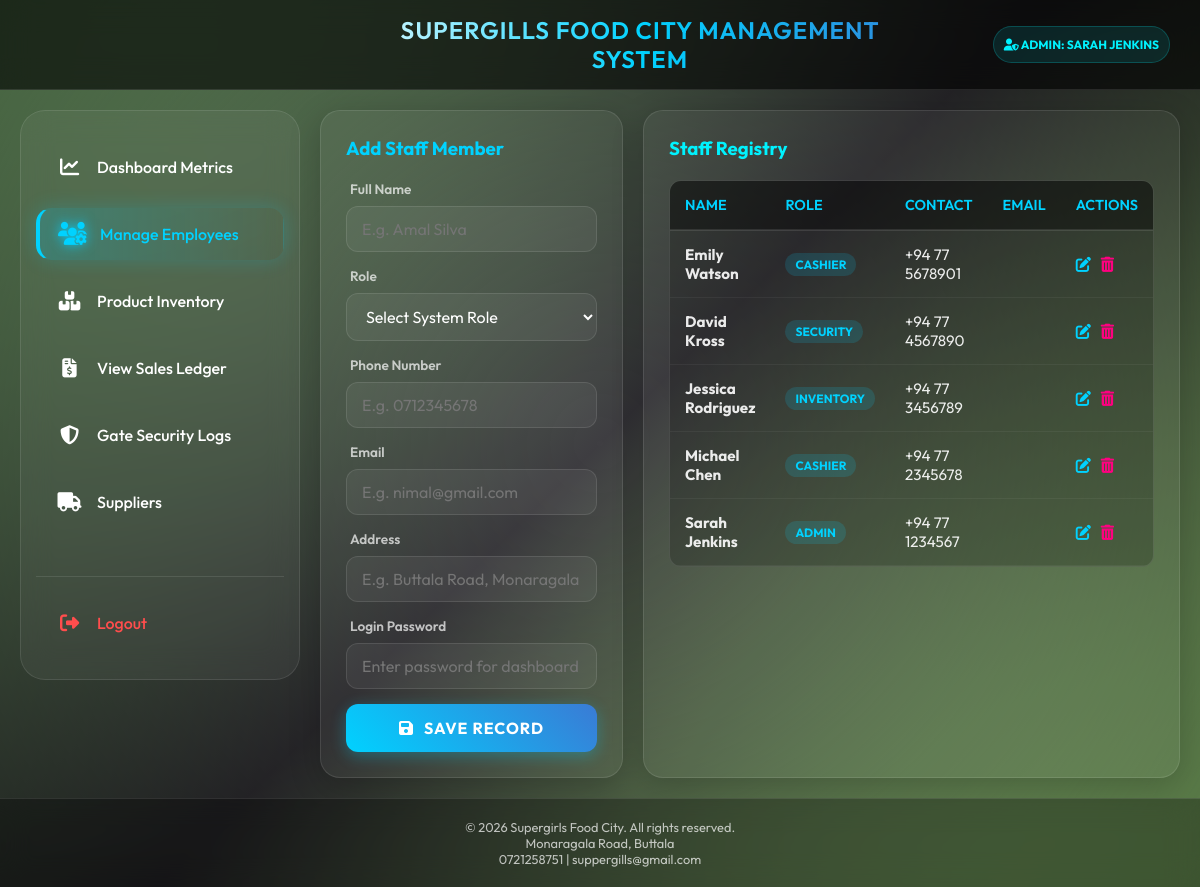
The app's page /admin_dashbord.php?tab=employees (signed in) with its own data.
### tables this page shows
CREATE TABLE `employee` (
  `employee_id` INT AUTO_INCREMENT PRIMARY KEY,
  `employee_code` VARCHAR(20) UNIQUE NOT NULL COMMENT 'e.g. EMP001',
  `employee_name` VARCHAR(100) NOT NULL,
  `contact` VARCHAR(20) NOT NULL,
  `address` VARCHAR(255) NOT NULL,
  `role` ENUM('admin', 'cashier', 'inventory', 'security') NOT NULL,
  `password` VARCHAR(255) NOT NULL COMMENT 'Hashed password using password_hash()',
  `status` VARCHAR(20) DEFAULT 'Active' COMMENT 'Active, Suspended, Inactive',
  `managed_by` INT DEFAULT NULL COMMENT 'Self-referencing manager or admin reference',
  `created_at` TIMESTAMP DEFAULT CURRENT_TIMESTAMP
);

### admin_dashbord.php (the view, shortened to what this page needs)
<?php
require_once 'config.php';
$conn->query("CREATE TABLE IF NOT EXISTS supplier (
    supplier_id INT AUTO_INCREMENT PRIMARY KEY,
    supplier_name VARCHAR(100) NOT NULL,
    contact VARCHAR(20) NOT NULL,
    email VARCHAR(100) NOT NULL UNIQUE,
    address VARCHAR(255) NOT NULL,
    product VARCHAR(255) NOT NULL,
    brand VARCHAR(255) NOT NULL,
    created_at TIMESTAMP DEFAULT CURRENT_TIMESTAMP
) ENGINE=InnoDB DEFAULT CHARSET=utf8mb4 COLLATE=utf8mb4_unicode_ci");
$conn->query("INSERT IGNORE INTO category (category_id, category_name) VALUES
(1, 'Dairy & Coolers'), (2, 'Fresh Produce'), (3, 'Bakery'), (4, 'Beverages'), (5, 'Snacks')");
$edit_emp = null;
$active_tab = $_GET['tab'] ?? 'dashboard';
?>
<!DOCTYPE html>
<html lang="en">
<head>
    <link rel="stylesheet" href="https://cdnjs.cloudflare.com/ajax/libs/font-awesome/6.4.0/css/all.min.css">
    <link rel="stylesheet" href="style.css">
</head>
<body>
    <div class="bg-overlay"></div>
    <header class="main-header">
        <div class="header-center">
            <h1>SuperGills Food City Management <br> System</h1>
        </div>
        <div class="header-right">
            <span class="status-badge status-safe" style="padding: 10px; font-weight: bold;">
                <i class="fas fa-user-shield"></i> Admin: <?php echo htmlspecialchars($_SESSION['username']); ?>
            </span>
        </div>
    </header>
    <div class="dashboard-container">
        <aside class="sidebar">
            <a href="admin_dashbord.php?tab=dashboard" class="nav-item <?php echo $active_tab === 'dashboard' ? 'active' : ''; ?>">
                <i class="fas fa-chart-line"></i> Dashboard Metrics
            </a>
            <a href="admin_dashbord.php?tab=employees" class="nav-item <?php echo $active_tab === 'employees' ? 'active' : ''; ?>">
                <i class="fas fa-users-cog"></i> Manage Employees
            </a>
            <a href="admin_dashbord.php?tab=products" class="nav-item <?php echo $active_tab === 'products' ? 'active' : ''; ?>">
                <i class="fas fa-boxes"></i> Product Inventory
            </a>
            <a href="admin_dashbord.php?tab=sales" class="nav-item <?php echo $active_tab === 'sales' ? 'active' : ''; ?>">
                <i class="fas fa-file-invoice-dollar"></i> View Sales Ledger
            </a>
            <a href="admin_dashbord.php?tab=security" class="nav-item <?php echo $active_tab === 'security' ? 'active' : ''; ?>">
                <i class="fas fa-shield-halved"></i> Gate Security Logs
            </a>
            <a href="admin_dashbord.php?tab=suppluyer" class="nav-item <?php echo $active_tab === 'suppluyer' ? 'active' : ''; ?>">
                <i class="fas fa-truck"></i> Suppliers
            </a>
            <div style="margin-top: auto; border-top: 1px solid var(--glass-border); padding-top: 20px;">
                <a href="index.php?action=logout" class="nav-item" style="color: #ff4d4d;">
                    <i class="fas fa-sign-out-alt"></i> Logout
                </a>
            </div>
        </aside>
        <main class="main-content">
            <?php if ($active_tab === 'employees'): ?>
                <section id="employees" class="view-section active">
                    <div class="grid-2">
                        <div class="glass-card">
                            <h3 style="color: var(--primary-color); margin-bottom: 20px;">
                                <?php echo $edit_emp ? 'Edit Staff Credentials' : 'Add Staff Member'; ?>
                            </h3>
                            <form action="admin_dashbord.php?tab=employees" method="POST">
                                <div class="input-group">
                                    <label>Full Name</label>
                                    <input type="text" name="employee_name" value="<?php echo $edit_emp ? htmlspecialchars($edit_emp['employee_name']) : ''; ?>" placeholder="E.g. Amal Silva" required>
                                </div>
                                <div class="input-group">
                                    <label>Role</label>
                                    <select name="role" required>
                                        <option value="" disabled <?php echo !$edit_emp ? 'selected' : ''; ?>>Select System Role</option>
                                    </select>
                                </div>
                                <div class="input-group">
                                    <label>Phone Number</label>
                                    <input type="text" name="contact" value="<?php echo $edit_emp ? htmlspecialchars($edit_emp['contact']) : ''; ?>" placeholder="E.g. 0712345678" required>
                                </div>
                                <div class="input-group">
                                    <label>Email</label>
                                    <input type="email" name="email" value="<?php echo $edit_emp ? htmlspecialchars($edit_emp['email']) : ''; ?>" placeholder="E.g. nimal@gmail.com" required>
                                </div>
                                <div class="input-group">
                                    <label>Address</label>
                                    <input type="text" name="address" value="<?php echo $edit_emp ? htmlspecialchars($edit_emp['address']) : ''; ?>" placeholder="E.g. Buttala Road, Monaragala" required>
                                </div>
                                <div class="input-group">
                                    <label>Login Password</label>
                                    <input type="password" name="password" value="<?php echo $edit_emp ? htmlspecialchars($edit_emp['password']) : ''; ?>" placeholder="Enter password for dashboard" required>
                                </div>
                                <div style="display: flex; gap: 10px; margin-top: 15px;">
                                    <button type="submit" class="btn btn-primary" style="flex:1;"><i class="fas fa-save"></i> Save Record</button>
                                </div>
                            </form>
                        </div>
                        <div class="glass-card">
                            <h3 style="color: var(--success-color); margin-bottom: 20px;">Staff Registry</h3>
                            <div class="table-container" style="max-height: 480px; overflow-y: auto;">
                                <table>
                                    <thead>
                                        <tr>
                                            <th>Name</th>
                                            <th>Role</th>
                                            <th>Contact</th>
                                            <th>Email</th>
                                            <th>Actions</th>
                                        </tr>
                                    </thead>
                                    <tbody>
                                        <?php
                                        $emp_list = $conn->query("SELECT * FROM employee ORDER BY employee_id DESC");
                                        while ($emp = $emp_list->fetch_assoc()):
                                        ?>
                                            <tr>
                                                <td><strong><?php echo htmlspecialchars($emp['employee_name']); ?></strong></td>
                                                <td><span class="status-badge" style="background: rgba(0, 210, 255, 0.15); color: var(--primary-color);"><?php echo htmlspecialchars($emp['role']); ?></span></td>
                                                <td><?php echo htmlspecialchars($emp['contact']); ?></td>
                                                <td><?php echo htmlspecialchars($emp['email']); ?></td>
                                                <td>
                                                    <div style="display: flex; gap: 10px;">
                                                        <a href="admin_dashbord.php?tab=employees&edit=employee&id=<?php echo $emp['employee_id']; ?>" style="color: var(--primary-color);"><i class="fas fa-edit"></i></a>
                                                        <a href="admin_dashbord.php?tab=employees&delete=employee&id=<?php echo $emp['employee_id']; ?>" onclick="return confirm('මෙම සේවකයා මකා දැමීමට අවශ්‍යද?')" style="color: var(--accent-color);"><i class="fas fa-trash-alt"></i></a>
                                                    </div>
                                                </td>
                                            </tr>
                                        <?php endwhile; ?>
                                    </tbody>
                                </table>
                            </div>
                        </div>
                    </div>
                </section>
            <?php endif; ?>
        </main>
    </div>
    <footer class="main-footer">
        <p>&copy; 2026 Supergirls Food City. All rights reserved.<br>
            Monaragala Road, Buttala <br>
            0721258751 | suppergills@gmail.com <br></p>
    </footer>
</body>
</html>

### records on screen
employee: employee_name "Emily Watson", role "CASHIER", contact "+94 77 5678901"
employee: employee_name "David Kross", role "SECURITY", contact "+94 77 4567890"
employee: employee_name "Jessica Rodriguez", role "INVENTORY", contact "+94 77 3456789"
employee: employee_name "Michael Chen", role "CASHIER", contact "+94 77 2345678"
employee: employee_name "Sarah Jenkins", role "ADMIN", contact "+94 77 1234567"

### other values on screen
$_SESSION['username'] "SARAH JENKINS"
